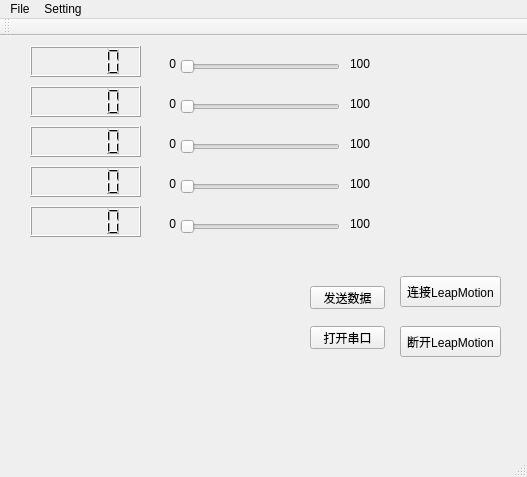
<?xml version="1.0" encoding="UTF-8"?>
<ui version="4.0">
 <class>MainWindow</class>
 <widget class="QMainWindow" name="MainWindow">
  <property name="geometry">
   <rect>
    <x>0</x>
    <y>0</y>
    <width>527</width>
    <height>477</height>
   </rect>
  </property>
  <property name="windowTitle">
   <string>MainWindow</string>
  </property>
  <widget class="QWidget" name="centralWidget">
   <widget class="QPushButton" name="btnSendData">
    <property name="geometry">
     <rect>
      <x>310</x>
      <y>250</y>
      <width>75</width>
      <height>23</height>
     </rect>
    </property>
    <property name="text">
     <string>发送数据</string>
    </property>
   </widget>
   <widget class="QPushButton" name="btnOpenSerialPort">
    <property name="geometry">
     <rect>
      <x>310</x>
      <y>290</y>
      <width>75</width>
      <height>23</height>
     </rect>
    </property>
    <property name="text">
     <string>打开串口</string>
    </property>
   </widget>
   <widget class="QLabel" name="labelHancConnect">
    <property name="geometry">
     <rect>
      <x>0</x>
      <y>280</y>
      <width>54</width>
      <height>12</height>
     </rect>
    </property>
    <property name="text">
     <string/>
    </property>
   </widget>
   <widget class="QPushButton" name="btnOpenLeap">
    <property name="geometry">
     <rect>
      <x>400</x>
      <y>240</y>
      <width>101</width>
      <height>31</height>
     </rect>
    </property>
    <property name="text">
     <string>连接LeapMotion</string>
    </property>
   </widget>
   <widget class="QPushButton" name="btnCloseLeap">
    <property name="geometry">
     <rect>
      <x>400</x>
      <y>290</y>
      <width>101</width>
      <height>31</height>
     </rect>
    </property>
    <property name="text">
     <string>断开LeapMotion</string>
    </property>
   </widget>
   <widget class="QLCDNumber" name="angle">
    <property name="geometry">
     <rect>
      <x>30</x>
      <y>10</y>
      <width>111</width>
      <height>31</height>
     </rect>
    </property>
   </widget>
   <widget class="QLCDNumber" name="angle_2">
    <property name="geometry">
     <rect>
      <x>30</x>
      <y>50</y>
      <width>111</width>
      <height>31</height>
     </rect>
    </property>
   </widget>
   <widget class="QLCDNumber" name="angle_3">
    <property name="geometry">
     <rect>
      <x>30</x>
      <y>90</y>
      <width>111</width>
      <height>31</height>
     </rect>
    </property>
   </widget>
   <widget class="QLCDNumber" name="angle_4">
    <property name="geometry">
     <rect>
      <x>30</x>
      <y>130</y>
      <width>111</width>
      <height>31</height>
     </rect>
    </property>
   </widget>
   <widget class="QLCDNumber" name="angle_5">
    <property name="geometry">
     <rect>
      <x>30</x>
      <y>170</y>
      <width>111</width>
      <height>31</height>
     </rect>
    </property>
   </widget>
   <widget class="QSlider" name="sliderThumbFingerAngle">
    <property name="geometry">
     <rect>
      <x>180</x>
      <y>20</y>
      <width>160</width>
      <height>22</height>
     </rect>
    </property>
    <property name="orientation">
     <enum>Qt::Horizontal</enum>
    </property>
   </widget>
   <widget class="QSlider" name="sliderIndexFingerAngle">
    <property name="geometry">
     <rect>
      <x>180</x>
      <y>60</y>
      <width>160</width>
      <height>22</height>
     </rect>
    </property>
    <property name="orientation">
     <enum>Qt::Horizontal</enum>
    </property>
   </widget>
   <widget class="QSlider" name="sliderMiddleFingerAngle">
    <property name="geometry">
     <rect>
      <x>180</x>
      <y>100</y>
      <width>160</width>
      <height>22</height>
     </rect>
    </property>
    <property name="orientation">
     <enum>Qt::Horizontal</enum>
    </property>
   </widget>
   <widget class="QSlider" name="sliderRingFingerAngle">
    <property name="geometry">
     <rect>
      <x>180</x>
      <y>140</y>
      <width>160</width>
      <height>22</height>
     </rect>
    </property>
    <property name="orientation">
     <enum>Qt::Horizontal</enum>
    </property>
   </widget>
   <widget class="QSlider" name="sliderPinkyFingerAngle">
    <property name="geometry">
     <rect>
      <x>180</x>
      <y>180</y>
      <width>160</width>
      <height>22</height>
     </rect>
    </property>
    <property name="orientation">
     <enum>Qt::Horizontal</enum>
    </property>
   </widget>
   <widget class="QLabel" name="labelThumbMin">
    <property name="geometry">
     <rect>
      <x>160</x>
      <y>20</y>
      <width>16</width>
      <height>16</height>
     </rect>
    </property>
    <property name="text">
     <string>0</string>
    </property>
    <property name="alignment">
     <set>Qt::AlignRight|Qt::AlignTrailing|Qt::AlignVCenter</set>
    </property>
   </widget>
   <widget class="QLabel" name="labelIndexMin">
    <property name="geometry">
     <rect>
      <x>160</x>
      <y>60</y>
      <width>16</width>
      <height>16</height>
     </rect>
    </property>
    <property name="text">
     <string>0</string>
    </property>
    <property name="alignment">
     <set>Qt::AlignRight|Qt::AlignTrailing|Qt::AlignVCenter</set>
    </property>
   </widget>
   <widget class="QLabel" name="labelMiddleMin">
    <property name="geometry">
     <rect>
      <x>160</x>
      <y>100</y>
      <width>16</width>
      <height>16</height>
     </rect>
    </property>
    <property name="text">
     <string>0</string>
    </property>
    <property name="alignment">
     <set>Qt::AlignRight|Qt::AlignTrailing|Qt::AlignVCenter</set>
    </property>
   </widget>
   <widget class="QLabel" name="labelRingMin">
    <property name="geometry">
     <rect>
      <x>160</x>
      <y>140</y>
      <width>16</width>
      <height>16</height>
     </rect>
    </property>
    <property name="text">
     <string>0</string>
    </property>
    <property name="alignment">
     <set>Qt::AlignRight|Qt::AlignTrailing|Qt::AlignVCenter</set>
    </property>
   </widget>
   <widget class="QLabel" name="labelPinkyMin">
    <property name="geometry">
     <rect>
      <x>160</x>
      <y>180</y>
      <width>16</width>
      <height>16</height>
     </rect>
    </property>
    <property name="text">
     <string>0</string>
    </property>
    <property name="alignment">
     <set>Qt::AlignRight|Qt::AlignTrailing|Qt::AlignVCenter</set>
    </property>
   </widget>
   <widget class="QLabel" name="labelThumbMax">
    <property name="geometry">
     <rect>
      <x>350</x>
      <y>20</y>
      <width>21</width>
      <height>16</height>
     </rect>
    </property>
    <property name="text">
     <string>100</string>
    </property>
    <property name="alignment">
     <set>Qt::AlignLeading|Qt::AlignLeft|Qt::AlignVCenter</set>
    </property>
   </widget>
   <widget class="QLabel" name="labelIndexMax">
    <property name="geometry">
     <rect>
      <x>350</x>
      <y>60</y>
      <width>21</width>
      <height>16</height>
     </rect>
    </property>
    <property name="text">
     <string>100</string>
    </property>
    <property name="alignment">
     <set>Qt::AlignLeading|Qt::AlignLeft|Qt::AlignVCenter</set>
    </property>
   </widget>
   <widget class="QLabel" name="labelMiddleMax">
    <property name="geometry">
     <rect>
      <x>350</x>
      <y>100</y>
      <width>21</width>
      <height>16</height>
     </rect>
    </property>
    <property name="text">
     <string>100</string>
    </property>
    <property name="alignment">
     <set>Qt::AlignLeading|Qt::AlignLeft|Qt::AlignVCenter</set>
    </property>
   </widget>
   <widget class="QLabel" name="labelRingMax">
    <property name="geometry">
     <rect>
      <x>350</x>
      <y>140</y>
      <width>21</width>
      <height>16</height>
     </rect>
    </property>
    <property name="text">
     <string>100</string>
    </property>
    <property name="alignment">
     <set>Qt::AlignLeading|Qt::AlignLeft|Qt::AlignVCenter</set>
    </property>
   </widget>
   <widget class="QLabel" name="labelPinkyMax">
    <property name="geometry">
     <rect>
      <x>350</x>
      <y>180</y>
      <width>21</width>
      <height>16</height>
     </rect>
    </property>
    <property name="text">
     <string>100</string>
    </property>
    <property name="alignment">
     <set>Qt::AlignLeading|Qt::AlignLeft|Qt::AlignVCenter</set>
    </property>
   </widget>
   <zorder>btnSendData</zorder>
   <zorder>btnOpenSerialPort</zorder>
   <zorder>labelHancConnect</zorder>
   <zorder>btnOpenLeap</zorder>
   <zorder>btnCloseLeap</zorder>
   <zorder>angle</zorder>
   <zorder>angle_2</zorder>
   <zorder>angle_3</zorder>
   <zorder>angle_4</zorder>
   <zorder>angle_5</zorder>
   <zorder>sliderIndexFingerAngle</zorder>
   <zorder>sliderMiddleFingerAngle</zorder>
   <zorder>sliderRingFingerAngle</zorder>
   <zorder>sliderPinkyFingerAngle</zorder>
   <zorder>sliderThumbFingerAngle</zorder>
   <zorder>labelThumbMin</zorder>
   <zorder>labelIndexMin</zorder>
   <zorder>labelMiddleMin</zorder>
   <zorder>labelRingMin</zorder>
   <zorder>labelPinkyMin</zorder>
   <zorder>labelThumbMax</zorder>
   <zorder>labelIndexMax</zorder>
   <zorder>labelMiddleMax</zorder>
   <zorder>labelRingMax</zorder>
   <zorder>labelPinkyMax</zorder>
  </widget>
  <widget class="QMenuBar" name="menuBar">
   <property name="geometry">
    <rect>
     <x>0</x>
     <y>0</y>
     <width>527</width>
     <height>23</height>
    </rect>
   </property>
   <widget class="QMenu" name="menuAdaLeap">
    <property name="title">
     <string>File</string>
    </property>
   </widget>
   <widget class="QMenu" name="menuSetting">
    <property name="title">
     <string>Setting</string>
    </property>
    <addaction name="actionSerial_Port"/>
   </widget>
   <addaction name="menuAdaLeap"/>
   <addaction name="menuSetting"/>
  </widget>
  <widget class="QToolBar" name="mainToolBar">
   <attribute name="toolBarArea">
    <enum>TopToolBarArea</enum>
   </attribute>
   <attribute name="toolBarBreak">
    <bool>false</bool>
   </attribute>
  </widget>
  <widget class="QStatusBar" name="statusBar"/>
  <action name="actionSerial_Port">
   <property name="text">
    <string>Serial Port</string>
   </property>
  </action>
 </widget>
 <layoutdefault spacing="6" margin="11"/>
 <resources/>
 <connections/>
</ui>
